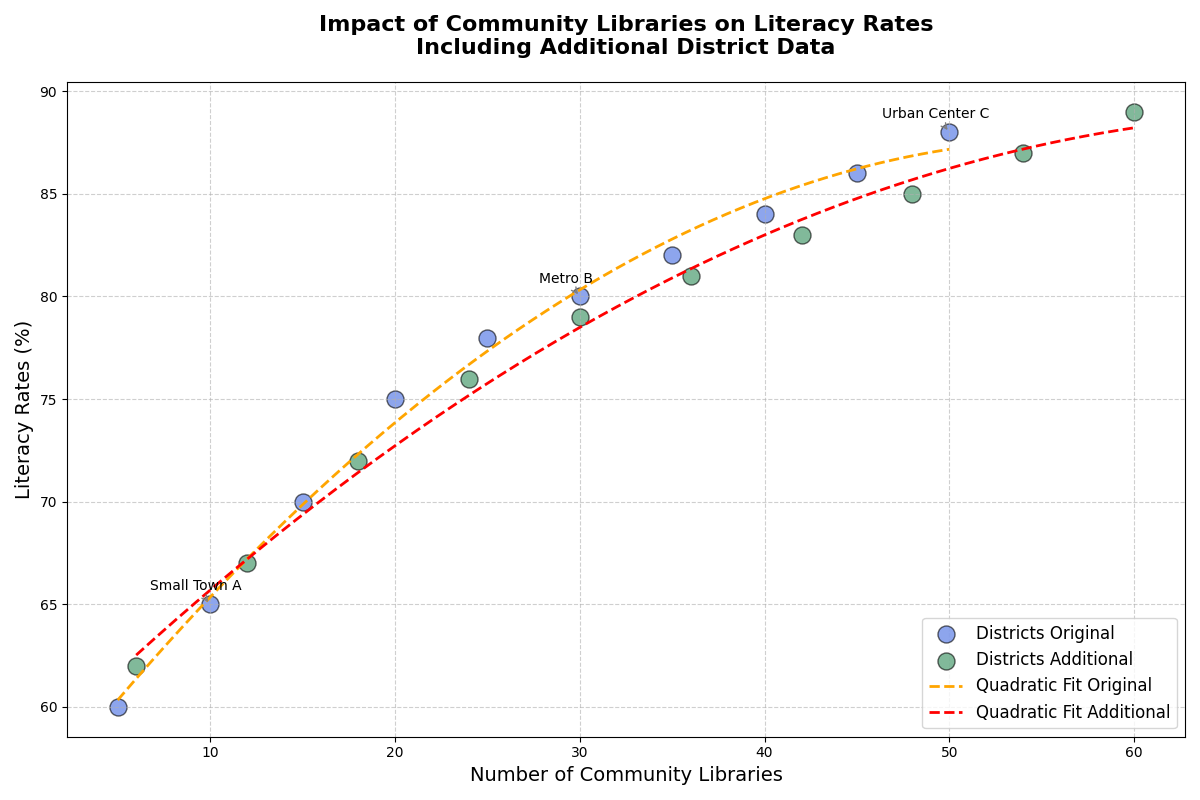

Here is the Python script that generated this plot:
import matplotlib.pyplot as plt
import numpy as np

# Number of community libraries in various districts
libraries_original = np.array([5, 10, 15, 20, 25, 30, 35, 40, 45, 50])
literacy_rates_original = np.array([60, 65, 70, 75, 78, 80, 82, 84, 86, 88])

# Additional dataset
libraries_additional = np.array([6, 12, 18, 24, 30, 36, 42, 48, 54, 60])
literacy_rates_additional = np.array([62, 67, 72, 76, 79, 81, 83, 85, 87, 89])

# Setting up the plot
fig, ax = plt.subplots(figsize=(12, 8))

# Scatter plot for the original dataset
scatter_original = ax.scatter(libraries_original, literacy_rates_original, color='royalblue', edgecolor='black', s=150, alpha=0.6, label='Districts Original')

# Scatter plot for the additional dataset
scatter_additional = ax.scatter(libraries_additional, literacy_rates_additional, color='seagreen', edgecolor='black', s=150, alpha=0.6, label='Districts Additional')

# Adding quadratic trend line for original dataset
def quadratic(x, a, b, c):
    return a*x**2 + b*x + c

params_original = np.polyfit(libraries_original, literacy_rates_original, 2, full=False, cov=False)
x_smooth_original = np.linspace(min(libraries_original), max(libraries_original), 300)
y_smooth_original = quadratic(x_smooth_original, *params_original)

ax.plot(x_smooth_original, y_smooth_original, linestyle='--', color='orange', linewidth=2, label='Quadratic Fit Original')

# Adding quadratic trend line for additional dataset
params_additional = np.polyfit(libraries_additional, literacy_rates_additional, 2, full=False, cov=False)
x_smooth_additional = np.linspace(min(libraries_additional), max(libraries_additional), 300)
y_smooth_additional = quadratic(x_smooth_additional, *params_additional)

ax.plot(x_smooth_additional, y_smooth_additional, linestyle='--', color='red', linewidth=2, label='Quadratic Fit Additional')

# Titles and labels
plt.title('Impact of Community Libraries on Literacy Rates\nIncluding Additional District Data', fontsize=16, fontweight='bold', pad=20)
plt.xlabel('Number of Community Libraries', fontsize=14)
plt.ylabel('Literacy Rates (%)', fontsize=14)

# Adding grid
ax.grid(visible=True, linestyle='--', alpha=0.6)

# Adding annotations for clarity
highlight_libraries = [10, 30, 50]
highlight_labels = ['Small Town A', 'Metro B', 'Urban Center C']
for lib, label in zip(highlight_libraries, highlight_labels):
    index = np.where(libraries_original == lib)[0][0]
    ax.annotate(label, (libraries_original[index], literacy_rates_original[index]), 
                textcoords="offset points", xytext=(-10,10), ha='center', fontsize=10, 
                arrowprops=dict(arrowstyle='->', color='gray'))

# Set legend
plt.legend(loc='lower right', fontsize=12)

# Automatically adjust layout
plt.tight_layout()

# Show the plot
plt.show()
